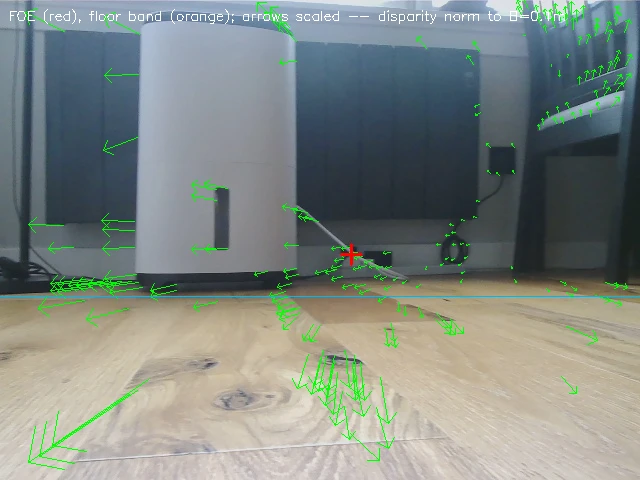
#> input picture design/research/sfm_stage0/parallax_example.webp, 640 x 480 px
$ python -i free_space.py   (imports and definitions only)
#> lines starting #> are read from the running program, lines starting #| are printed output that depends on the picture; after the words box and inside, x2 and y2 are one past the last pixel; in counts of white or black regions, pixels touching at a corner belong together
#> further down, picture is the input picture: shape (480, 640, 3); mean B, G, R 130.6, 135.7, 127.6
"""Appearance-based floor / free-space segmentation for monocular obstacle marking.

Approach (a) from the vision roadmap: assume the patch of floor directly ahead of
the robot is traversable, model its appearance, and label everything that does not
match as an obstacle. The lowest obstacle pixel in each image column is the nearest
obstacle in that bearing; back-projected onto the floor plane (GroundProjector) it
gives a metric obstacle range, i.e. the camera acts like a floor-boundary scanner.

This is deliberately light (classical CV, real-time on the Pi CPU). The flat-floor
+ known-mount geometry pins the metric scale, so there is no monocular scale
ambiguity. The module is shared by the offline bag harness and the ROS node.
"""

import cv2
import numpy as np


class FloorSegmenter:
    """Segment the floor by matching pixels to a seed patch's hue/saturation model.

    The seed patch is a rectangle near the bottom-centre of the image — the floor
    just ahead of the robot. A 2D hue-saturation histogram of that patch models the
    floor appearance; pixels whose (H, S) bin is well represented in the seed are
    labelled floor. Hue/saturation (not value) keeps it robust to the brightness
    changes that dominate indoor lighting.
    """

    def __init__(
        self,
        seed_rows=(0.80, 0.99),
        seed_cols=(0.30, 0.70),
        h_bins=30,
        s_bins=32,
        thresh=0.02,
        horizon_row=None,
        open_ksize=5,
        close_ksize=15,
    ):
        self.seed_rows = seed_rows
        self.seed_cols = seed_cols
        self.h_bins = h_bins
        self.s_bins = s_bins
        self.thresh = thresh
        self.horizon_row = horizon_row
        self.open_ksize = open_ksize
        self.close_ksize = close_ksize

    def floor_mask(self, bgr):
        """Return a uint8 {0,255} mask of pixels classified as floor."""
        h, w = bgr.shape[:2]
#> h = 480; w = 640
        hsv = cv2.cvtColor(bgr, cv2.COLOR_BGR2HSV)
#> hsv: shape (480, 640, 3); mean H, S, V 68.9, 55.4, 145.8

        r0, r1 = int(self.seed_rows[0] * h), int(self.seed_rows[1] * h)
#> r0 = 384; r1 = 475
        c0, c1 = int(self.seed_cols[0] * w), int(self.seed_cols[1] * w)
#> c0 = 192; c1 = 448
        seed = hsv[r0:r1, c0:c1]
#> seed: shape (91, 256, 3); mean H, S, V 21.8, 32.4, 204.4

        hist = cv2.calcHist(
            [seed], [0, 1], None, [self.h_bins, self.s_bins], [0, 180, 0, 256]
        )
        # Smooth so plank-to-plank and lighting variation in the floor (nearby
        # H/S bins) still counts as floor, not just the exact seed colours.
        hist = cv2.GaussianBlur(hist, (0, 0), 1.0)
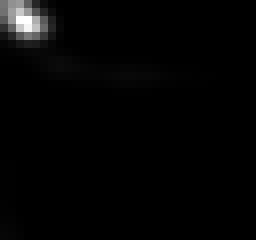
#> hist: shape (30, 32) float32 (shown 8 times larger); min 0, max 1454.8, mean 26.3; drawn with min black and max white
        cv2.normalize(hist, hist, 0, 1, cv2.NORM_MINMAX)

        back = cv2.calcBackProject([hsv], [0, 1], hist, [0, 180, 0, 256], scale=1)
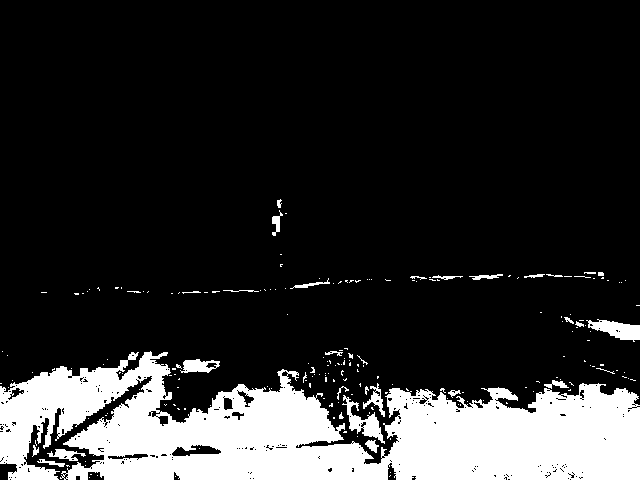
#> back: shape (480, 640); values 0 (black) and 1 (white), 17.5% white; 202 white regions (172 under 20 px), largest, box (x1, y1, x2, y2) and area: (0, 351, 640, 480) 49844, (586, 319, 640, 342) 667, (342, 395, 385, 444) 653
        mask = (back >= self.thresh).astype(np.uint8) * 255

        # Everything at/above the horizon cannot be floor.
        horizon = self.horizon_row if self.horizon_row is not None else int(0.5 * h)
#> horizon = 240
        mask[:horizon, :] = 0
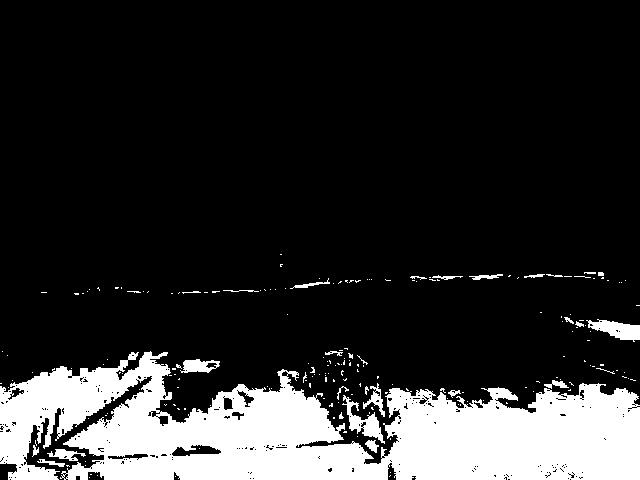
#> mask: shape (480, 640); 17.5% white; 199 white regions (171 under 20 px), largest, box (x1, y1, x2, y2) and area: (0, 351, 640, 480) 49844, (586, 319, 640, 342) 667, (342, 395, 385, 444) 653

        if self.open_ksize:
            k = cv2.getStructuringElement(
                cv2.MORPH_ELLIPSE, (self.open_ksize, self.open_ksize)
            )
            mask = cv2.morphologyEx(mask, cv2.MORPH_OPEN, k)
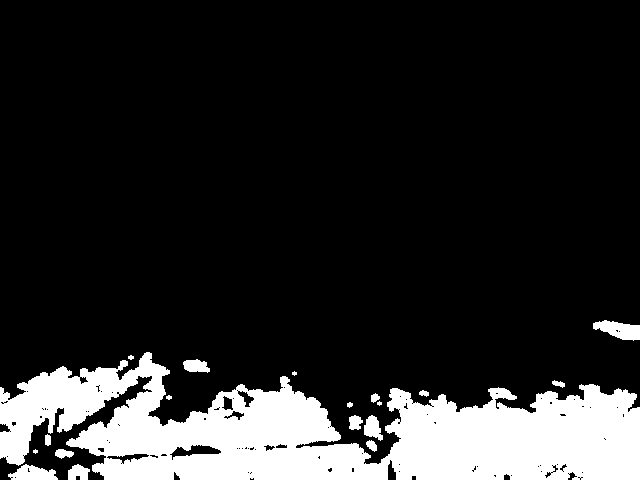
#> mask: shape (480, 640); 16.1% white; 19 white regions (3 under 20 px), largest, box (x1, y1, x2, y2) and area: (0, 352, 640, 480) 46838, (593, 320, 640, 341) 613, (8, 464, 58, 480) 526
        if self.close_ksize:
            k = cv2.getStructuringElement(
                cv2.MORPH_ELLIPSE, (self.close_ksize, self.close_ksize)
            )
            mask = cv2.morphologyEx(mask, cv2.MORPH_CLOSE, k)
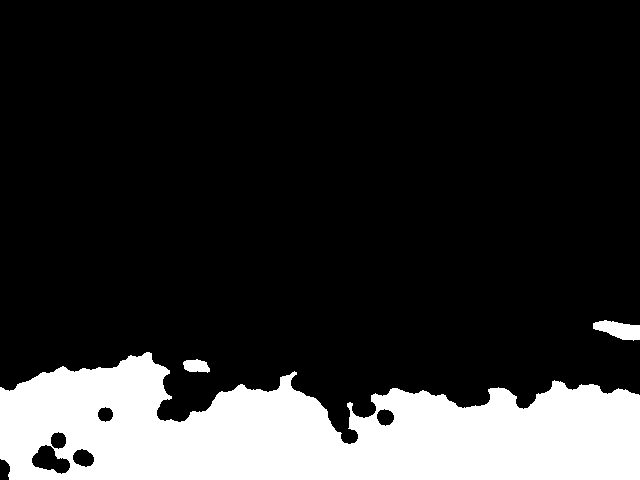
#> mask: shape (480, 640); 18.3% white; 3 white regions, box (x1, y1, x2, y2) and area: (0, 352, 640, 480) 55328, (593, 320, 640, 341) 627, (183, 359, 210, 373) 278

        # Keep only floor connected to the seed band at the bottom: the traversable
        # floor is one region growing up from directly ahead of the robot. This
        # rejects stray colour matches inside obstacles (e.g. wood furniture).
        mask = self._keep_bottom_connected(mask, r0, r1, c0, c1)
        return mask

    @staticmethod
    def _keep_bottom_connected(mask, r0, r1, c0, c1):
#> called with r0 = 384, r1 = 475, c0 = 192, c1 = 448
        n, labels = cv2.connectedComponents(mask)
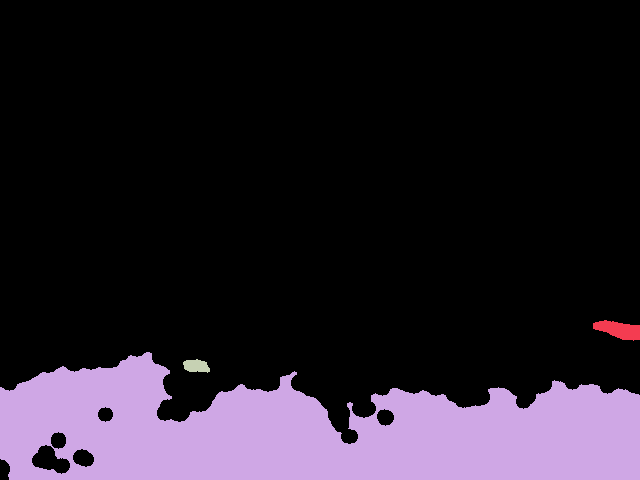
#> labels: shape (480, 640) int32; 4 distinct labels, from 0 to 3; one colour per label, 0 black
#> n = 4
        if n <= 1:
            return mask
        seed_labels = np.unique(labels[r0:r1, c0:c1])
#> seed_labels = [0, 2]
        seed_labels = seed_labels[seed_labels != 0]
#> seed_labels = [2]
        if len(seed_labels) == 0:
            return np.zeros_like(mask)
        return (np.isin(labels, seed_labels).astype(np.uint8)) * 255
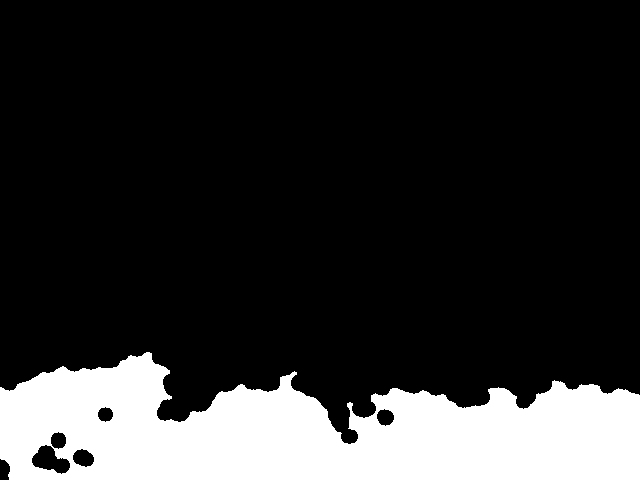
#> returned value: shape (480, 640); 18% white; 1 white region, box (x1, y1, x2, y2) and area: (0, 352, 640, 480) 55328

    def boundary_rows(self, mask):
        """Per-column row of the floor/obstacle boundary.

        Scanning up from the bottom, the boundary is the first row where the
        contiguous floor run from the bottom ends. Columns with no floor at the
        bottom get the image bottom (obstacle right at the robot); columns that are
        floor all the way to the horizon get the horizon row (free / no obstacle).
        Returns an (w,) int array of boundary rows and an (w,) bool 'is an obstacle'.
        """
        h, w = mask.shape
        horizon = self.horizon_row if self.horizon_row is not None else int(0.5 * h)
        floor = mask > 0
        # Contiguous floor run upward from the bottom, per column (vectorised).
        contig = np.cumprod(floor[::-1, :], axis=0)
        run = contig.sum(axis=0).astype(np.int32)  # floor rows from the bottom
        boundary = np.clip((h - 1) - run, horizon, h - 1)
        is_obstacle = run < (h - horizon)  # didn't reach the horizon: obstacle
        return boundary, is_obstacle

    def detect(self, bgr, proj, col_step=4):
        """Full pipeline: floor boundary -> metric obstacle points in the base frame.

        Returns (points_xy, mask, boundary, is_obstacle): points_xy is (M, 2) of
        obstacle ground points (only columns flagged as obstacles and whose boundary
        ray hits the floor), in the base frame.
        """
        mask = self.floor_mask(bgr)
        boundary, is_obstacle = self.boundary_rows(mask)
        cols = np.arange(0, mask.shape[1], col_step)
        uv = np.column_stack([cols, boundary[cols]]).astype(np.float64)
        pts, valid = proj.pixels_to_ground(uv)
        keep = valid & is_obstacle[cols]
        return pts[keep, :2], mask, boundary, is_obstacle

>>> import cv2
>>> picture = cv2.imread('../../design/research/sfm_stage0/parallax_example.webp')
>>> result = FloorSegmenter().floor_mask(picture)

$ run again, on design/research/sfm_stage0/parallax_heatmap.webp
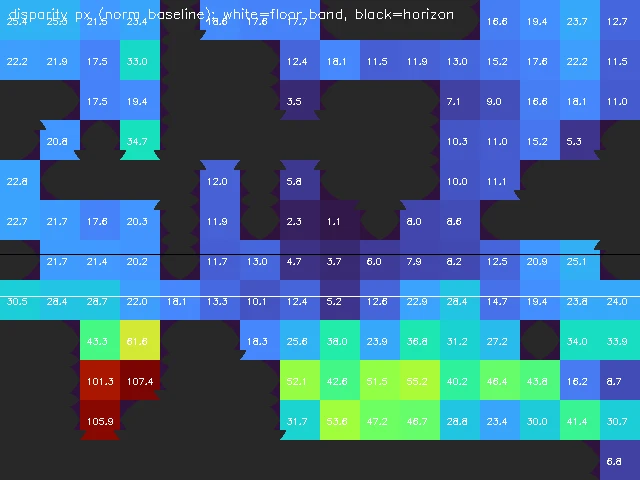
#> input picture design/research/sfm_stage0/parallax_heatmap.webp, 640 x 480 px
#> picture is the input picture: shape (480, 640, 3); mean B, G, R 134.3, 101.7, 60.2
#> hsv: shape (480, 640, 3); mean H, S, V 69.2, 113.9, 147
#> seed: shape (91, 256, 3); mean H, S, V 27.8, 75.3, 122.3
#> back: shape (480, 640); values 0 (black) and 1 (white), 32% white; 257 white regions (235 under 20 px), largest, box (x1, y1, x2, y2) and area: (0, 321, 593, 480) 42238, (46, 0, 433, 275) 34323, (488, 128, 640, 279) 11357
#> in _keep_bottom_connected, `n, labels = cv2.connectedComponents(mask)`:
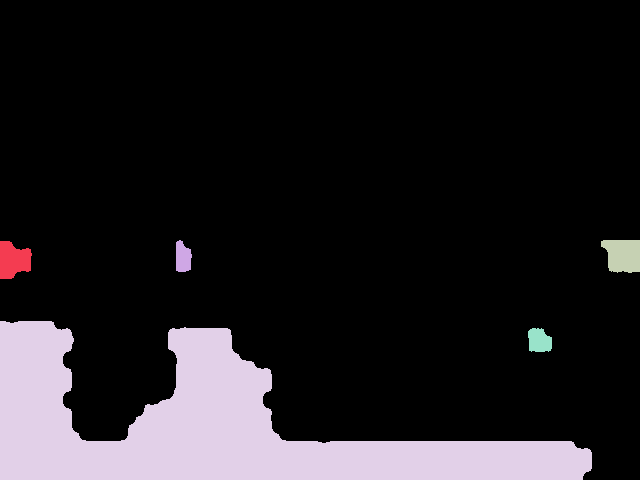
#> labels: shape (480, 640) int32; 6 distinct labels, from 0 to 5; one colour per label, 0 black
#> n = 6
#> in _keep_bottom_connected, `seed_labels = np.unique(labels[r0:r1, c0:c1])`: seed_labels = [0, 4]
#> in _keep_bottom_connected, `seed_labels = seed_labels[seed_labels != 0]`: seed_labels = [4]
#> in _keep_bottom_connected, `return (np.isin(labels, seed_labels).astype(np.uint8)) * 255`:
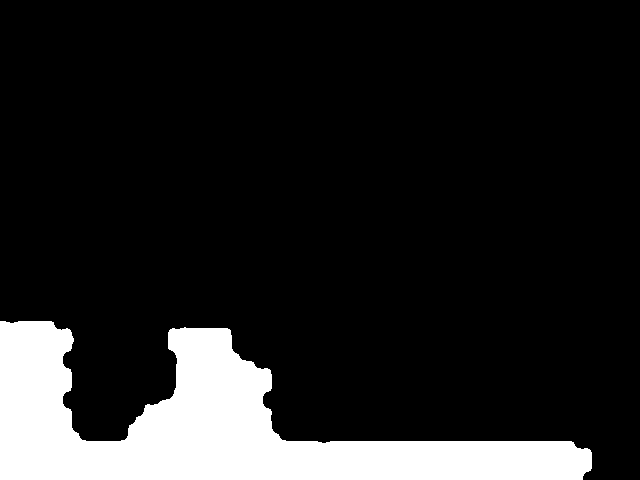
#> returned value: shape (480, 640); 13.8% white; 1 white region, box (x1, y1, x2, y2) and area: (0, 321, 592, 480) 42357
